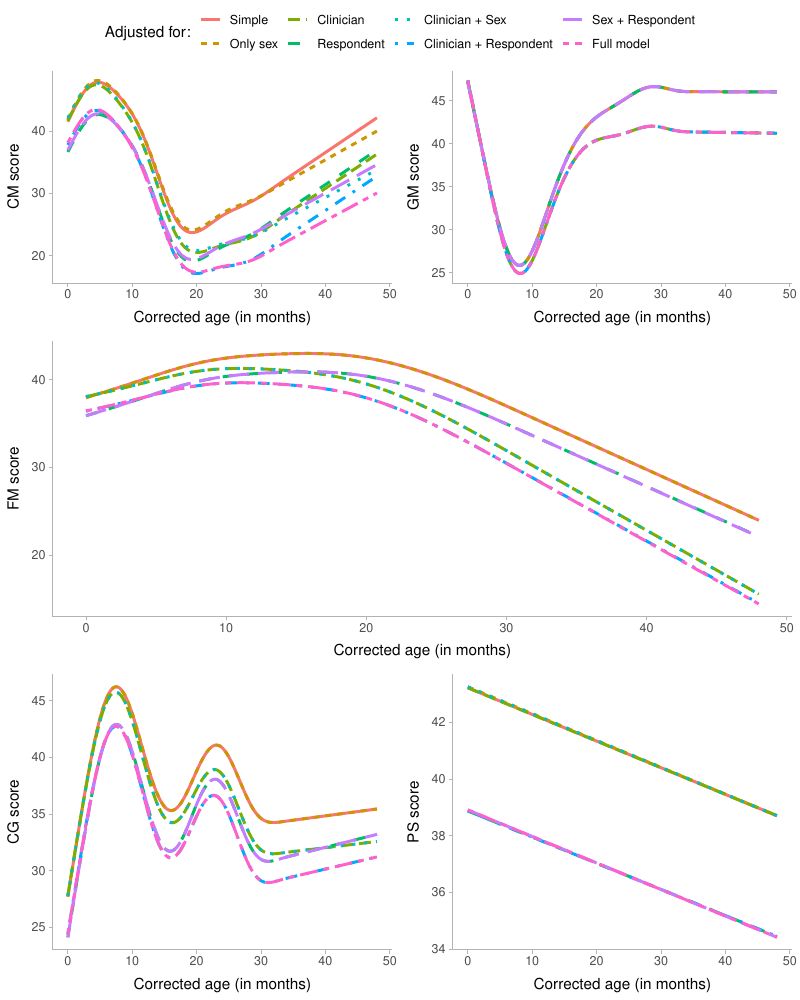

R code for this plot:

# Model comparisons -------------------------------------------------------

## Choosing between simple or adjusted models

source(file = "manuscript/misc/setup.R")

params <- grep("total$", names(dataset), value = TRUE)

names(params) <- c("CM", "GM", "FM", "CG", "PS")

plots <- mapply(
  FUN = gam_confounders,
  data = list(dataset),
  var = params,
  var_name = names(params),
  legend = c(T,T,F,F,F),
  SIMPLIFY = FALSE
)

f0 <- ggpubr::ggarrange(plotlist = plots[1:2], nrow = 1, common.legend = TRUE)
f1 <- ggpubr::ggarrange(plotlist = plots[3], nrow = 1)
f2 <- ggpubr::ggarrange(plotlist = plots[4:5], nrow = 1)
figure1 <- ggpubr::ggarrange(f0, f1, f2, ncol = 1)

local({
  pdf("manuscript/figures/fig-1.pdf", width = 8, height = 10);
  print(figure1);
  dev.off()
  jpeg("manuscript/figures/fig-1.jpeg", width = 8, height = 10, units = "in", res = 400);
  print(figure1);
  dev.off()
})
